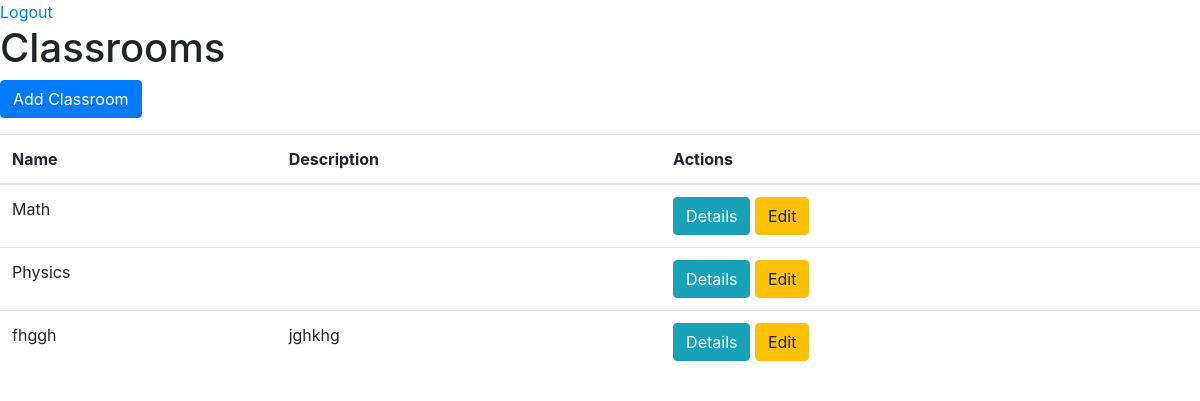
Page /classrooms/ (signed in) on the committed database.
### classroom/models.py (models this page shows)
class Classroom(models.Model):
    name = models.CharField(max_length=255)
    description = models.TextField(blank=True)
    students = models.ManyToManyField(User, related_name="classrooms")

### classroom/views.py (the view)
# urls.py: path('classrooms/', views.ClassroomListView.as_view(), name='classroom_list'),
class ClassroomListView(ListView):
    model = Classroom
    template_name = 'classroom_list.html'

### classroom/templates/classroom_list.html
{% extends 'base.html' %}
{% block content %}
<h1>Classrooms</h1>
<a href="{% url 'classroom_add' %}" class="btn btn-primary mb-3">Add Classroom</a>
<table class="table">
    <thead>
        <tr>
            <th>Name</th>
            <th>Description</th>
            <th>Actions</th>
        </tr>
    </thead>
    <tbody>
        {% for classroom in object_list %}
        <tr>
            <td>{{ classroom.name }}</td>
            <td>{{ classroom.description }}</td>
            <td>
                <a href="{% url 'classroom_detail' classroom.pk %}" class="btn btn-info">Details</a>
                <a href="{% url 'classroom_edit' classroom.pk %}" class="btn btn-warning">Edit</a>
            </td>
        </tr>
        {% empty %}
        <tr>
            <td colspan="3">No classrooms available.</td>
        </tr>
        {% endfor %}
    </tbody>
</table>
{% endblock %}

### rows in the picture
Classroom: name "Math"
Classroom: name "Physics"
Classroom: name "fhggh", description "jghkhg"
